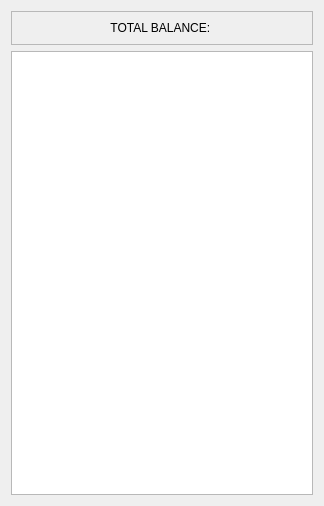
<?xml version="1.0" encoding="UTF-8"?>
<ui version="4.0">
 <class>Dialog</class>
 <widget class="QDialog" name="Dialog">
  <property name="geometry">
   <rect>
    <x>0</x>
    <y>0</y>
    <width>324</width>
    <height>506</height>
   </rect>
  </property>
  <property name="windowTitle">
   <string>Statistics</string>
  </property>
  <layout class="QHBoxLayout" name="horizontalLayout_2">
   <item>
    <layout class="QVBoxLayout" name="verticalLayout">
     <item>
      <widget class="QFrame" name="frame">
       <property name="frameShape">
        <enum>QFrame::StyledPanel</enum>
       </property>
       <property name="frameShadow">
        <enum>QFrame::Raised</enum>
       </property>
       <layout class="QHBoxLayout" name="horizontalLayout">
        <item>
         <widget class="QLabel" name="label">
          <property name="text">
           <string>TOTAL BALANCE: </string>
          </property>
          <property name="alignment">
           <set>Qt::AlignCenter</set>
          </property>
         </widget>
        </item>
       </layout>
      </widget>
     </item>
     <item>
      <widget class="QTableView" name="tableView">
       <property name="verticalScrollBarPolicy">
        <enum>Qt::ScrollBarAlwaysOff</enum>
       </property>
       <property name="horizontalScrollBarPolicy">
        <enum>Qt::ScrollBarAlwaysOff</enum>
       </property>
       <property name="autoScroll">
        <bool>false</bool>
       </property>
       <property name="autoScrollMargin">
        <number>0</number>
       </property>
       <property name="editTriggers">
        <set>QAbstractItemView::NoEditTriggers</set>
       </property>
       <property name="alternatingRowColors">
        <bool>true</bool>
       </property>
      </widget>
     </item>
    </layout>
   </item>
  </layout>
 </widget>
 <resources/>
 <connections/>
</ui>
